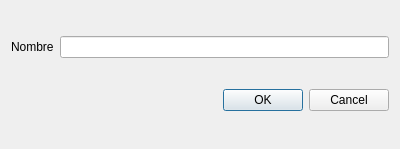
<?xml version="1.0" encoding="UTF-8"?>
<ui version="4.0">
 <class>AniadirCategoriaDialog</class>
 <widget class="QDialog" name="AniadirCategoriaDialog">
  <property name="geometry">
   <rect>
    <x>0</x>
    <y>0</y>
    <width>400</width>
    <height>149</height>
   </rect>
  </property>
  <property name="windowTitle">
   <string>Dialog</string>
  </property>
  <layout class="QVBoxLayout" name="verticalLayout">
   <item>
    <layout class="QHBoxLayout" name="horizontalLayout">
     <item>
      <widget class="QLabel" name="label">
       <property name="text">
        <string>Nombre</string>
       </property>
      </widget>
     </item>
     <item>
      <widget class="QLineEdit" name="nombrele"/>
     </item>
    </layout>
   </item>
   <item>
    <widget class="QDialogButtonBox" name="buttonBox">
     <property name="orientation">
      <enum>Qt::Horizontal</enum>
     </property>
     <property name="standardButtons">
      <set>QDialogButtonBox::Cancel|QDialogButtonBox::Ok</set>
     </property>
    </widget>
   </item>
  </layout>
 </widget>
 <resources/>
 <connections>
  <connection>
   <sender>buttonBox</sender>
   <signal>accepted()</signal>
   <receiver>AniadirCategoriaDialog</receiver>
   <slot>accept()</slot>
   <hints>
    <hint type="sourcelabel">
     <x>248</x>
     <y>254</y>
    </hint>
    <hint type="destinationlabel">
     <x>157</x>
     <y>274</y>
    </hint>
   </hints>
  </connection>
  <connection>
   <sender>buttonBox</sender>
   <signal>rejected()</signal>
   <receiver>AniadirCategoriaDialog</receiver>
   <slot>reject()</slot>
   <hints>
    <hint type="sourcelabel">
     <x>316</x>
     <y>260</y>
    </hint>
    <hint type="destinationlabel">
     <x>286</x>
     <y>274</y>
    </hint>
   </hints>
  </connection>
 </connections>
</ui>
